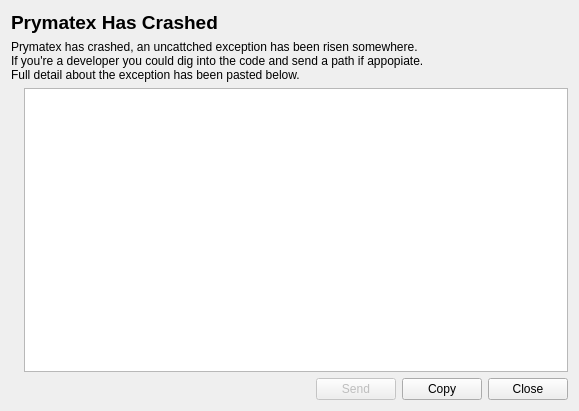
<?xml version="1.0" encoding="UTF-8"?>
<ui version="4.0">
 <class>CrashDialog</class>
 <widget class="QDialog" name="CrashDialog">
  <property name="geometry">
   <rect>
    <x>0</x>
    <y>0</y>
    <width>579</width>
    <height>411</height>
   </rect>
  </property>
  <property name="windowTitle">
   <string>Prymatex Crash</string>
  </property>
  <layout class="QVBoxLayout" name="verticalLayout">
   <item>
    <widget class="QLabel" name="label">
     <property name="font">
      <font>
       <pointsize>14</pointsize>
       <weight>75</weight>
       <bold>true</bold>
      </font>
     </property>
     <property name="text">
      <string>Prymatex Has Crashed</string>
     </property>
    </widget>
   </item>
   <item>
    <widget class="QLabel" name="label_2">
     <property name="text">
      <string>Prymatex has crashed, an uncattched exception has been risen somewhere.
If you're a developer you could dig into the code and send a path if appopiate.
Full detail about the exception has been pasted below.</string>
     </property>
    </widget>
   </item>
   <item>
    <layout class="QHBoxLayout" name="horizontalLayout">
     <item>
      <widget class="QLabel" name="label_3">
       <property name="toolTip">
        <string>No monkeys have been hurt in the process</string>
       </property>
       <property name="text">
        <string/>
       </property>
       <property name="pixmap">
        <pixmap resource="../../../res.qrc">:/icons/resources/icons/Prymatex_Logo.png</pixmap>
       </property>
       <property name="scaledContents">
        <bool>false</bool>
       </property>
      </widget>
     </item>
     <item>
      <widget class="QTextEdit" name="textEdit">
       <property name="enabled">
        <bool>true</bool>
       </property>
       <property name="readOnly">
        <bool>true</bool>
       </property>
      </widget>
     </item>
    </layout>
   </item>
   <item>
    <layout class="QHBoxLayout" name="horizontalLayout_2">
     <item>
      <spacer name="horizontalSpacer">
       <property name="orientation">
        <enum>Qt::Horizontal</enum>
       </property>
       <property name="sizeHint" stdset="0">
        <size>
         <width>40</width>
         <height>20</height>
        </size>
       </property>
      </spacer>
     </item>
     <item>
      <widget class="QPushButton" name="pushSendTraceback">
       <property name="enabled">
        <bool>false</bool>
       </property>
       <property name="text">
        <string>Send</string>
       </property>
       <property name="icon">
        <iconset resource="../../../res.qrc">
         <normaloff>:/actions/resources/actions/go-top.png</normaloff>:/actions/resources/actions/go-top.png</iconset>
       </property>
      </widget>
     </item>
     <item>
      <widget class="QPushButton" name="pushCopyTraceback">
       <property name="text">
        <string>Copy</string>
       </property>
       <property name="icon">
        <iconset resource="../../../res.qrc">
         <normaloff>:/actions/resources/actions/edit-copy.png</normaloff>:/actions/resources/actions/edit-copy.png</iconset>
       </property>
      </widget>
     </item>
     <item>
      <widget class="QPushButton" name="pushClose">
       <property name="text">
        <string>Close</string>
       </property>
       <property name="icon">
        <iconset resource="../../../res.qrc">
         <normaloff>:/actions/resources/actions/system-shutdown.png</normaloff>:/actions/resources/actions/system-shutdown.png</iconset>
       </property>
      </widget>
     </item>
    </layout>
   </item>
  </layout>
 </widget>
 <resources>
  <include location="../../../res.qrc"/>
 </resources>
 <connections>
  <connection>
   <sender>pushClose</sender>
   <signal>clicked()</signal>
   <receiver>CrashDialog</receiver>
   <slot>reject()</slot>
   <hints>
    <hint type="sourcelabel">
     <x>538</x>
     <y>394</y>
    </hint>
    <hint type="destinationlabel">
     <x>380</x>
     <y>390</y>
    </hint>
   </hints>
  </connection>
 </connections>
</ui>
